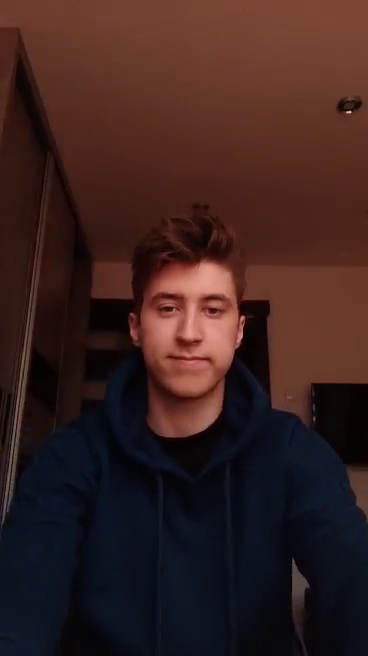
#> input picture frame 24 of THINGS/face_detection/face.mp4, 368 x 656 px
$ python main.py
#> lines starting #> are read from the running program, lines starting #| are printed output that depends on the picture; after the words box and inside, x2 and y2 are one past the last pixel; in counts of white or black regions, pixels touching at a corner belong together
import cv2

face_cascade = cv2.CascadeClassifier("haarcascade_frontalface_default.xml")
# Video web cam input
# cap = cv2.VideoCapture(0)

# mp4
cap = cv2.VideoCapture('face.mp4')
while True:
    _, img = cap.read()
#> img is the input picture: shape (656, 368, 3); mean B, G, R 31.3, 33.8, 57.6
    gray = cv2.cvtColor(img, cv2.COLOR_BGR2GRAY)
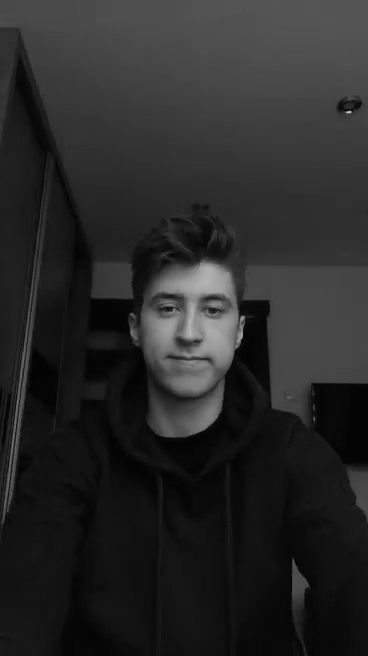
#> gray: shape (656, 368); min 1, max 203, mean 40.6

    # Face detection
    face = face_cascade.detectMultiScale(gray, 1.1, 4)
#> face = [[126, 258, 128, 128]]
    for x, y, w, h in face:
        cv2.rectangle(img, (x, y), (x+w, y+h), (255, 0, 0), 2)
#> this loop made 1 pass
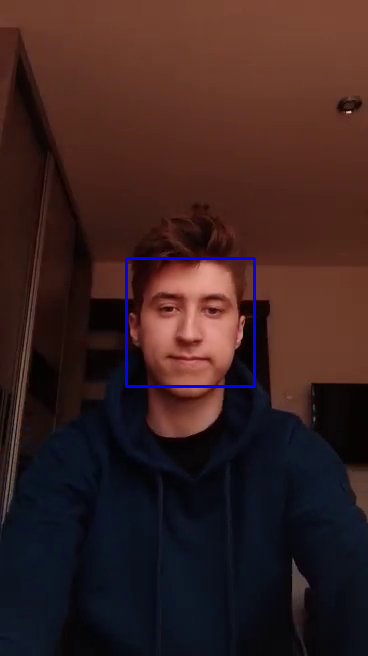
#> img: shape (656, 368, 3); 0.63% of pixels changed, all inside (x1, y1, x2, y2) = (125, 257, 256, 388)

    # Display
    cv2.imshow('img', img)

    # Stop
    if cv2.waitKey(60) & 0xFF == ord('q'):
#> (key q is pressed here)
        break

cap.release()
cv2.destroyAllWindows()

$ run again, starting later in the video
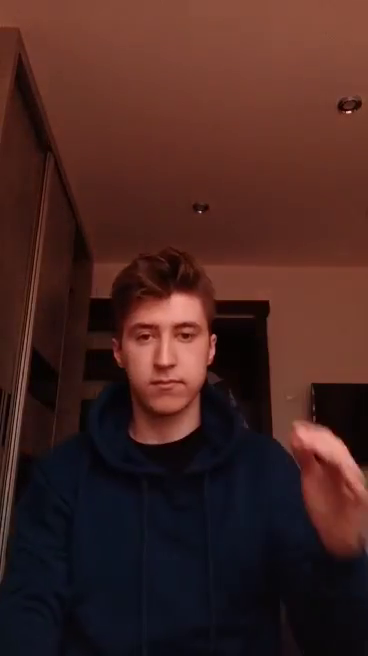
#> input picture frame 110 of THINGS/face_detection/face.mp4, 368 x 656 px
#> img is the input picture: shape (656, 368, 3); mean B, G, R 33.6, 37.6, 69.9
#> `gray = cv2.cvtColor(img, cv2.COLOR_BGR2GRAY)`:
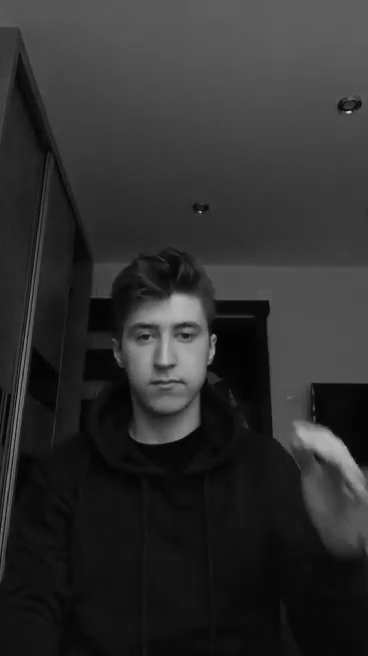
#> gray: shape (656, 368); min 2, max 210, mean 46.8
#> face = [[109, 292, 113, 113]]
#> the loop `for x, y, w, h in face:` made 1 pass
#> after the loop `for x, y, w, h in face:`:
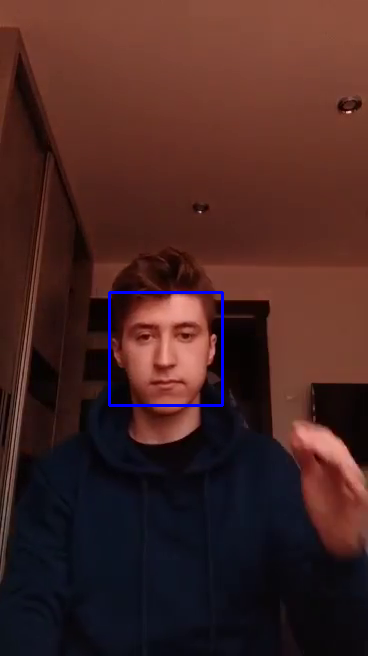
#> img: shape (656, 368, 3); 0.56% of pixels changed, all inside (x1, y1, x2, y2) = (108, 291, 224, 407)

$ run again, starting later in the video
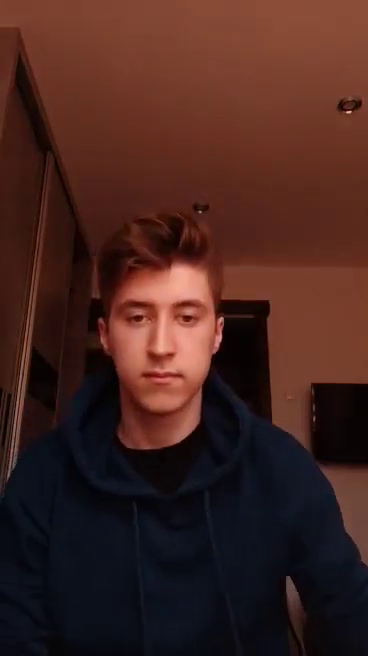
#> input picture frame 196 of THINGS/face_detection/face.mp4, 368 x 656 px
#> img is the input picture: shape (656, 368, 3); mean B, G, R 31.8, 37, 68.5
#> `gray = cv2.cvtColor(img, cv2.COLOR_BGR2GRAY)`:
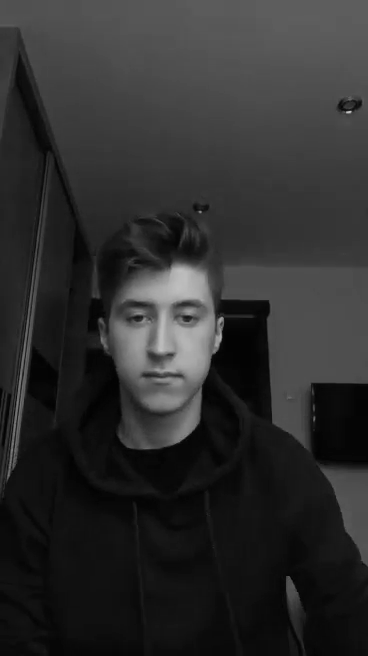
#> gray: shape (656, 368); min 1, max 193, mean 45.8
#> face = [[94, 264, 138, 138]]
#> the loop `for x, y, w, h in face:` made 1 pass
#> after the loop `for x, y, w, h in face:`:
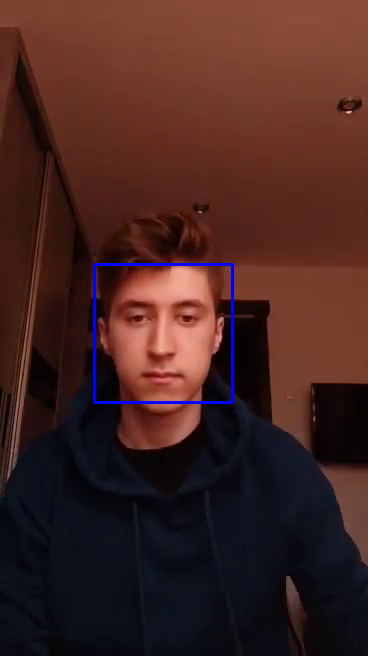
#> img: shape (656, 368, 3); 0.68% of pixels changed, all inside (x1, y1, x2, y2) = (93, 263, 234, 404)
